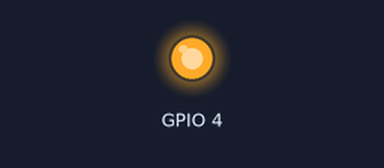
Bench run of a sketch on a simulated ESP32. Parts: output pins drawn as LEDs (lit = HIGH). WiFi joins after 1.5 s; servers stay silent unless stated; the camera gives no picture; what the sketch prints to the serial monitor is not drawn.

Above: at 1.9 s.
At 2.4 s:
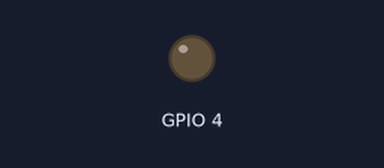
Timing chart, 0 to 3.9 s (numbered marks = the images above):
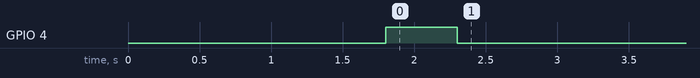

The sketch:

CameraWebServer.ino
```cpp
#include "esp_camera.h"
#include <WiFi.h>

//
// WARNING!!! PSRAM IC required for UXGA resolution and high JPEG quality
//            Ensure ESP32 Wrover Module or other board with PSRAM is selected
//            Partial images will be transmitted if image exceeds buffer size
//

// Select camera model
//#define CAMERA_MODEL_WROVER_KIT // Has PSRAM
//#define CAMERA_MODEL_ESP_EYE // Has PSRAM
//#define CAMERA_MODEL_M5STACK_PSRAM // Has PSRAM
//#define CAMERA_MODEL_M5STACK_V2_PSRAM // M5Camera version B Has PSRAM
//#define CAMERA_MODEL_M5STACK_WIDE // Has PSRAM
//#define CAMERA_MODEL_M5STACK_ESP32CAM // No PSRAM
//#define CAMERA_MODEL_M5STACK_UNITCAM // No PSRAM
#define CAMERA_MODEL_AI_THINKER  // Has PSRAM
//#define CAMERA_MODEL_TTGO_T_JOURNAL // No PSRAM

#include "camera_pins.h"

const char* ssid = "***";
const char* password = "***";

void startCameraServer();

void setup() {
  Serial.begin(115200);
  Serial.setDebugOutput(true);
  Serial.println();

  pinMode(4, OUTPUT);

  camera_config_t config;
  config.ledc_channel = LEDC_CHANNEL_0;
  config.ledc_timer = LEDC_TIMER_0;
  config.pin_d0 = Y2_GPIO_NUM;
  config.pin_d1 = Y3_GPIO_NUM;
  config.pin_d2 = Y4_GPIO_NUM;
  config.pin_d3 = Y5_GPIO_NUM;
  config.pin_d4 = Y6_GPIO_NUM;
  config.pin_d5 = Y7_GPIO_NUM;
  config.pin_d6 = Y8_GPIO_NUM;
  config.pin_d7 = Y9_GPIO_NUM;
  config.pin_xclk = XCLK_GPIO_NUM;
  config.pin_pclk = PCLK_GPIO_NUM;
  config.pin_vsync = VSYNC_GPIO_NUM;
  config.pin_href = HREF_GPIO_NUM;
  config.pin_sscb_sda = SIOD_GPIO_NUM;
  config.pin_sscb_scl = SIOC_GPIO_NUM;
  config.pin_pwdn = PWDN_GPIO_NUM;
  config.pin_reset = RESET_GPIO_NUM;
  config.xclk_freq_hz = 20000000;  // default = 20000000
  config.pixel_format = PIXFORMAT_JPEG;

  // if PSRAM IC present, init with UXGA resolution and higher JPEG quality
  //                      for larger pre-allocated frame buffer.
  if (psramFound()) {
    Serial.printf("psramFound");
    config.frame_size = FRAMESIZE_UXGA;
    config.jpeg_quality = 10;
    config.fb_count = 2;
  } else {
    config.frame_size = FRAMESIZE_SVGA;
    config.jpeg_quality = 12;
    config.fb_count = 1;
  }

#if defined(CAMERA_MODEL_ESP_EYE)
  pinMode(13, INPUT_PULLUP);
  pinMode(14, INPUT_PULLUP);
#endif

  // camera init
  esp_err_t err = esp_camera_init(&config);
  if (err != ESP_OK) {
      digitalWrite(4, HIGH);
      delay(2000);
      digitalWrite(4, LOW);
    Serial.printf("Camera init failed with error 0x%x", err);
    return;
  }

  sensor_t* s = esp_camera_sensor_get();
  // initial sensors are flipped vertically and colors are a bit saturated
  if (s->id.PID == OV3660_PID) {
    s->set_vflip(s, 1);        // flip it back
    s->set_brightness(s, 1);   // up the brightness just a bit
    s->set_saturation(s, -2);  // lower the saturation
  }
  // drop down frame size for higher initial frame rate
  s->set_framesize(s, FRAMESIZE_UXGA);

#if defined(CAMERA_MODEL_M5STACK_WIDE) || defined(CAMERA_MODEL_M5STACK_ESP32CAM)
  s->set_vflip(s, 1);
  s->set_hmirror(s, 1);
#endif

  WiFi.begin(ssid, password);

  while (WiFi.status() != WL_CONNECTED) {
    delay(500);
    Serial.print(".");
  }


  digitalWrite(4, HIGH);
  delay(500);
  digitalWrite(4, LOW);

  Serial.println("");
  Serial.println("WiFi connected");

  startCameraServer();

  Serial.print("Camera Ready! Use 'http://");
  Serial.print(WiFi.localIP());
  Serial.println("' to connect");
}

void loop() {
  // put your main code here, to run repeatedly:
  delay(10000);
}
```

camera_pins.h
```cpp
#if defined(CAMERA_MODEL_WROVER_KIT)
#define PWDN_GPIO_NUM    -1
#define RESET_GPIO_NUM   -1
#define XCLK_GPIO_NUM    21
#define SIOD_GPIO_NUM    26
#define SIOC_GPIO_NUM    27

#define Y9_GPIO_NUM      35
#define Y8_GPIO_NUM      34
#define Y7_GPIO_NUM      39
#define Y6_GPIO_NUM      36
#define Y5_GPIO_NUM      19
#define Y4_GPIO_NUM      18
#define Y3_GPIO_NUM       5
#define Y2_GPIO_NUM       4
#define VSYNC_GPIO_NUM   25
#define HREF_GPIO_NUM    23
#define PCLK_GPIO_NUM    22

#elif defined(CAMERA_MODEL_ESP_EYE)
#define PWDN_GPIO_NUM    -1
#define RESET_GPIO_NUM   -1
#define XCLK_GPIO_NUM    4
#define SIOD_GPIO_NUM    18
#define SIOC_GPIO_NUM    23

#define Y9_GPIO_NUM      36
#define Y8_GPIO_NUM      37
#define Y7_GPIO_NUM      38
#define Y6_GPIO_NUM      39
#define Y5_GPIO_NUM      35
#define Y4_GPIO_NUM      14
#define Y3_GPIO_NUM      13
#define Y2_GPIO_NUM      34
#define VSYNC_GPIO_NUM   5
#define HREF_GPIO_NUM    27
#define PCLK_GPIO_NUM    25

#elif defined(CAMERA_MODEL_M5STACK_PSRAM)
#define PWDN_GPIO_NUM     -1
#define RESET_GPIO_NUM    15
#define XCLK_GPIO_NUM     27
#define SIOD_GPIO_NUM     25
#define SIOC_GPIO_NUM     23

#define Y9_GPIO_NUM       19
#define Y8_GPIO_NUM       36
#define Y7_GPIO_NUM       18
#define Y6_GPIO_NUM       39
#define Y5_GPIO_NUM        5
#define Y4_GPIO_NUM       34
#define Y3_GPIO_NUM       35
#define Y2_GPIO_NUM       32
#define VSYNC_GPIO_NUM    22
#define HREF_GPIO_NUM     26
#define PCLK_GPIO_NUM     21

#elif defined(CAMERA_MODEL_M5STACK_V2_PSRAM)
#define PWDN_GPIO_NUM     -1
#define RESET_GPIO_NUM    15
#define XCLK_GPIO_NUM     27
#define SIOD_GPIO_NUM     22
#define SIOC_GPIO_NUM     23

#define Y9_GPIO_NUM       19
#define Y8_GPIO_NUM       36
#define Y7_GPIO_NUM       18
#define Y6_GPIO_NUM       39
#define Y5_GPIO_NUM        5
#define Y4_GPIO_NUM       34
#define Y3_GPIO_NUM       35
#define Y2_GPIO_NUM       32
#define VSYNC_GPIO_NUM    25
#define HREF_GPIO_NUM     26
#define PCLK_GPIO_NUM     21

#elif defined(CAMERA_MODEL_M5STACK_WIDE)
#define PWDN_GPIO_NUM     -1
#define RESET_GPIO_NUM    15
#define XCLK_GPIO_NUM     27
#define SIOD_GPIO_NUM     22
#define SIOC_GPIO_NUM     23

#define Y9_GPIO_NUM       19
#define Y8_GPIO_NUM       36
#define Y7_GPIO_NUM       18
#define Y6_GPIO_NUM       39
#define Y5_GPIO_NUM        5
#define Y4_GPIO_NUM       34
#define Y3_GPIO_NUM       35
#define Y2_GPIO_NUM       32
#define VSYNC_GPIO_NUM    25
#define HREF_GPIO_NUM     26
#define PCLK_GPIO_NUM     21

#elif defined(CAMERA_MODEL_M5STACK_ESP32CAM)
#define PWDN_GPIO_NUM     -1
#define RESET_GPIO_NUM    15
#define XCLK_GPIO_NUM     27
#define SIOD_GPIO_NUM     25
#define SIOC_GPIO_NUM     23

#define Y9_GPIO_NUM       19
#define Y8_GPIO_NUM       36
#define Y7_GPIO_NUM       18
#define Y6_GPIO_NUM       39
#define Y5_GPIO_NUM        5
#define Y4_GPIO_NUM       34
#define Y3_GPIO_NUM       35
#define Y2_GPIO_NUM       17
#define VSYNC_GPIO_NUM    22
#define HREF_GPIO_NUM     26
#define PCLK_GPIO_NUM     21

#elif defined(CAMERA_MODEL_M5STACK_UNITCAM)
#define PWDN_GPIO_NUM     -1
#define RESET_GPIO_NUM    15
#define XCLK_GPIO_NUM     27
#define SIOD_GPIO_NUM     25
#define SIOC_GPIO_NUM     23

#define Y9_GPIO_NUM       19
#define Y8_GPIO_NUM       36
#define Y7_GPIO_NUM       18
#define Y6_GPIO_NUM       39
#define Y5_GPIO_NUM        5
#define Y4_GPIO_NUM       34
#define Y3_GPIO_NUM       35
#define Y2_GPIO_NUM       32
#define VSYNC_GPIO_NUM    22
#define HREF_GPIO_NUM     26
#define PCLK_GPIO_NUM     21

#elif defined(CAMERA_MODEL_AI_THINKER)
#define PWDN_GPIO_NUM     32
#define RESET_GPIO_NUM    -1
#define XCLK_GPIO_NUM      0
#define SIOD_GPIO_NUM     26
#define SIOC_GPIO_NUM     27

#define Y9_GPIO_NUM       35
#define Y8_GPIO_NUM       34
#define Y7_GPIO_NUM       39
#define Y6_GPIO_NUM       36
#define Y5_GPIO_NUM       21
#define Y4_GPIO_NUM       19
#define Y3_GPIO_NUM       18
#define Y2_GPIO_NUM        5
#define VSYNC_GPIO_NUM    25
#define HREF_GPIO_NUM     23
#define PCLK_GPIO_NUM     22

#elif defined(CAMERA_MODEL_TTGO_T_JOURNAL)
#define PWDN_GPIO_NUM      0
#define RESET_GPIO_NUM    15
#define XCLK_GPIO_NUM     27
#define SIOD_GPIO_NUM     25
#define SIOC_GPIO_NUM     23

#define Y9_GPIO_NUM       19
#define Y8_GPIO_NUM       36
#define Y7_GPIO_NUM       18
#define Y6_GPIO_NUM       39
#define Y5_GPIO_NUM        5
#define Y4_GPIO_NUM       34
#define Y3_GPIO_NUM       35
#define Y2_GPIO_NUM       17
#define VSYNC_GPIO_NUM    22
#define HREF_GPIO_NUM     26
#define PCLK_GPIO_NUM     21

#else
#error "Camera model not selected"
#endif
```
